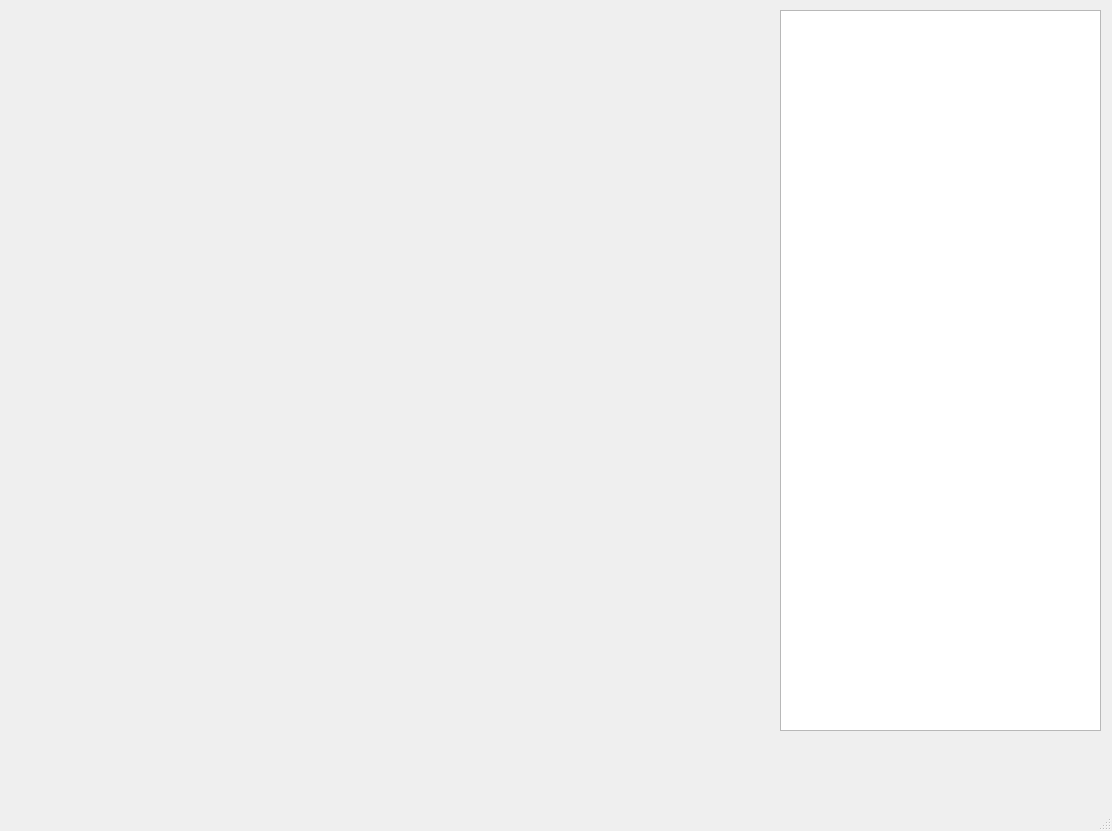
<?xml version="1.0" encoding="UTF-8"?>
<ui version="4.0">
 <class>MainWindow</class>
 <widget class="QMainWindow" name="MainWindow">
  <property name="geometry">
   <rect>
    <x>0</x>
    <y>0</y>
    <width>1112</width>
    <height>831</height>
   </rect>
  </property>
  <property name="windowTitle">
   <string>Vending Machine</string>
  </property>
  <widget class="QWidget" name="centralwidget">
   <widget class="QWidget" name="coin_receiver" native="true">
    <property name="geometry">
     <rect>
      <x>20</x>
      <y>400</y>
      <width>351</width>
      <height>361</height>
     </rect>
    </property>
   </widget>
   <widget class="QWidget" name="banknote_receiver" native="true">
    <property name="geometry">
     <rect>
      <x>400</x>
      <y>410</y>
      <width>351</width>
      <height>341</height>
     </rect>
    </property>
   </widget>
   <widget class="QWidget" name="main_display" native="true">
    <property name="geometry">
     <rect>
      <x>30</x>
      <y>30</y>
      <width>401</width>
      <height>80</height>
     </rect>
    </property>
   </widget>
   <widget class="QListWidget" name="items_slots">
    <property name="geometry">
     <rect>
      <x>780</x>
      <y>10</y>
      <width>321</width>
      <height>721</height>
     </rect>
    </property>
   </widget>
   <widget class="QWidget" name="card_reader" native="true">
    <property name="geometry">
     <rect>
      <x>450</x>
      <y>20</y>
      <width>311</width>
      <height>361</height>
     </rect>
    </property>
   </widget>
   <widget class="QWidget" name="numpad" native="true">
    <property name="geometry">
     <rect>
      <x>20</x>
      <y>120</y>
      <width>401</width>
      <height>261</height>
     </rect>
    </property>
   </widget>
  </widget>
  <widget class="QMenuBar" name="menubar">
   <property name="geometry">
    <rect>
     <x>0</x>
     <y>0</y>
     <width>1112</width>
     <height>26</height>
    </rect>
   </property>
  </widget>
  <widget class="QStatusBar" name="statusbar"/>
 </widget>
 <resources/>
 <connections/>
</ui>
